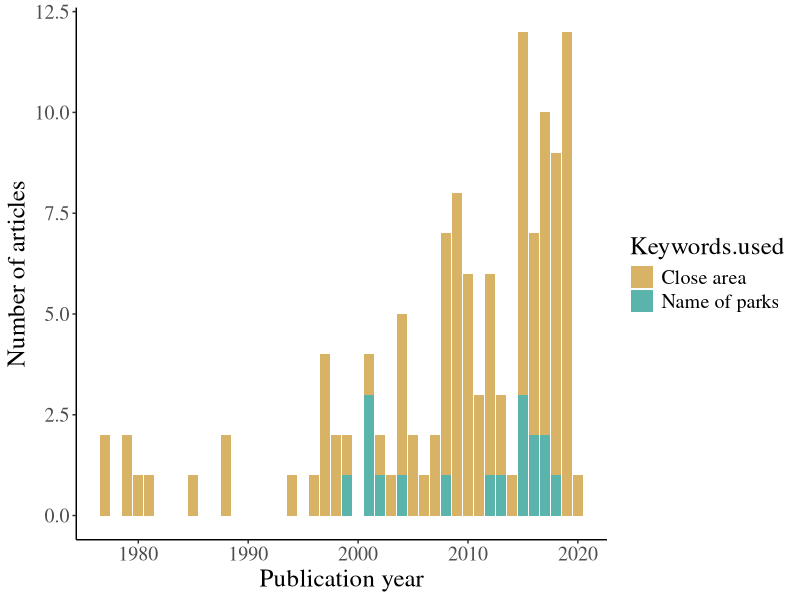
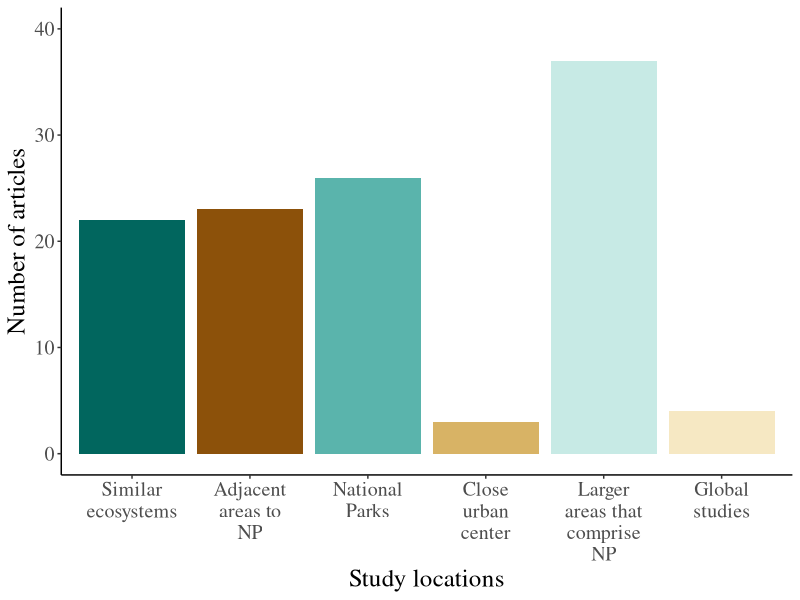
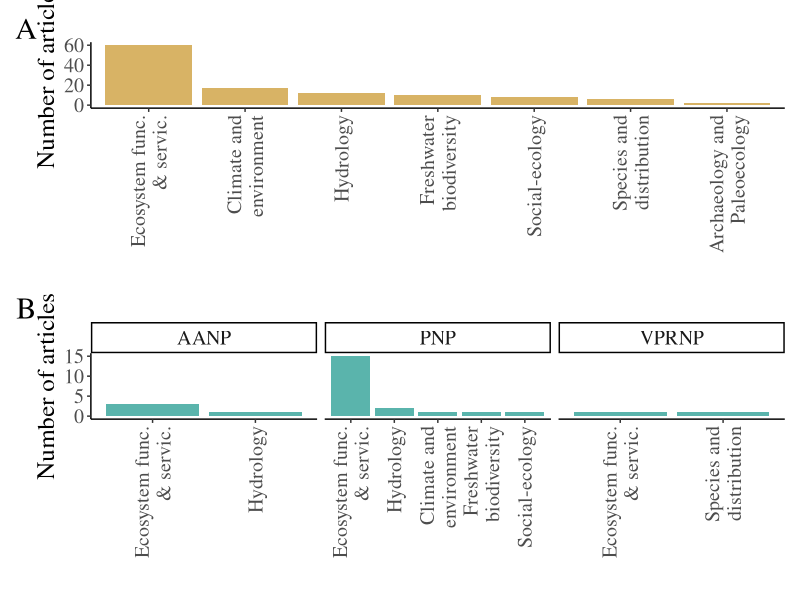
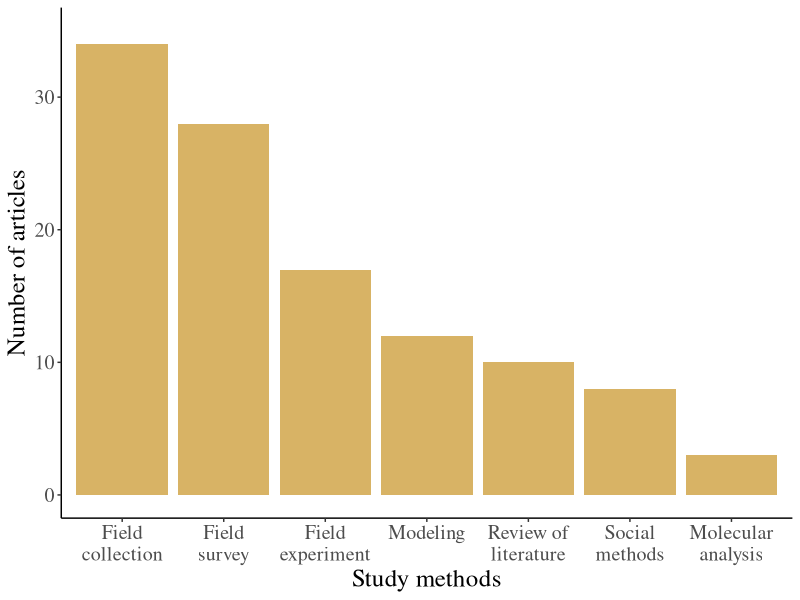
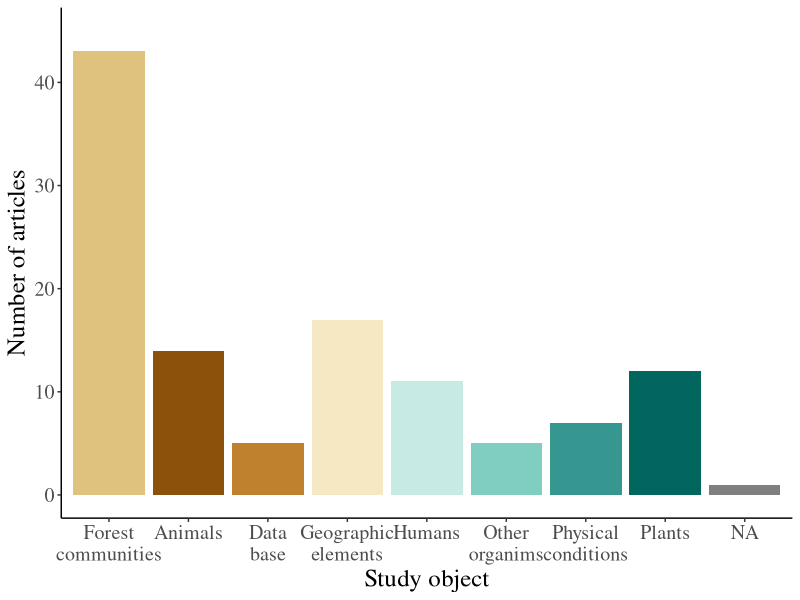
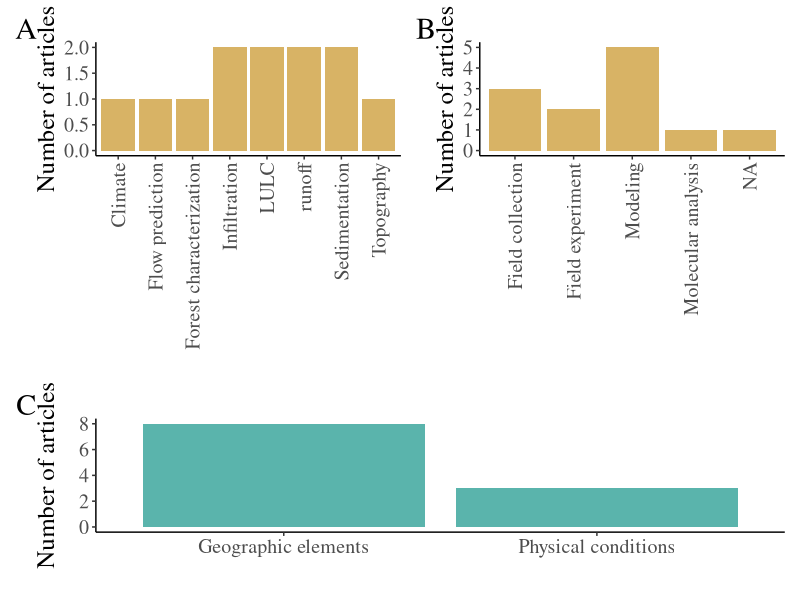
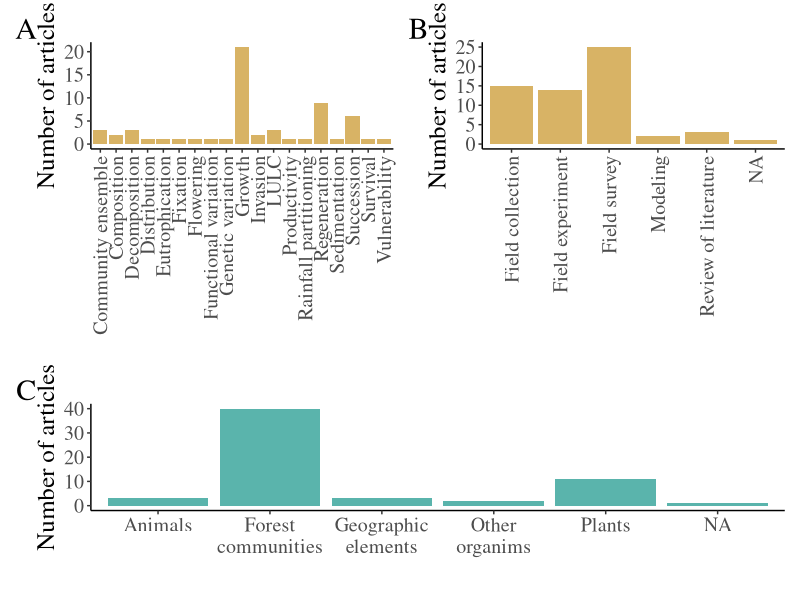
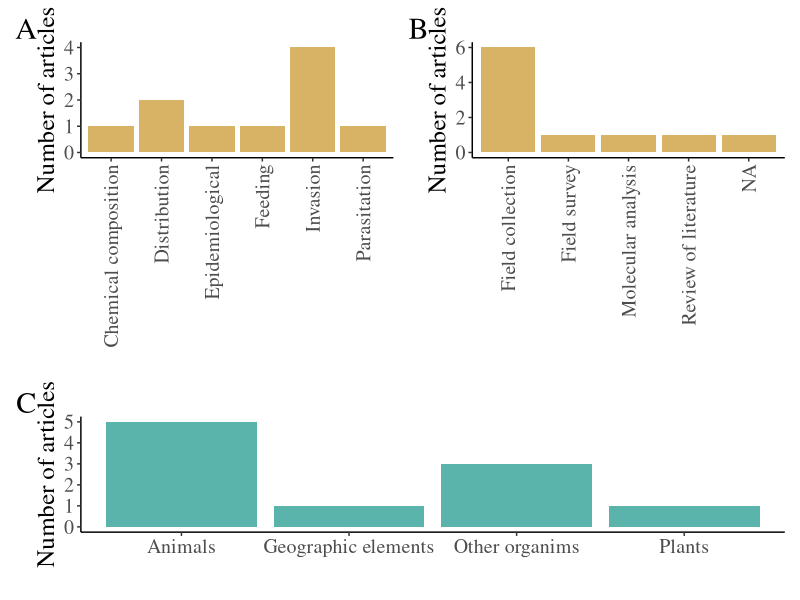

Reproduce these figures in R, in order.
## ---- chunk 1
knitr::opts_chunk$set(echo = FALSE, comment=FALSE, message=FALSE, warning=FALSE)
library(tidyverse)
library(patchwork)
library(ggplot2)
library(kableExtra)
## ---- chunk 2
DF <- read_csv("WebScience_Ref.csv")
colnames(DF) <- make.names(colnames(DF))
## ---- chunk 3
LosLagos <-read_csv("PACL_LL.csv")
## ---- chunk 4
Process <- DF$Process %>% unique() %>% sort() 
kable(Process, booktabs = T, caption = "Processes mentioned in studies")
## ---- chunk 5
Pub_year <-ggplot(DF) + geom_bar(aes(x = Publication.Year, fill=Keywords.used))+  labs(y="Number of articles", x="Publication year")  + theme_classic()+   theme(text=element_text(size=18,  family="Times"))+ scale_fill_manual(values = c('#d8b365','#5ab4ac'))
Pub_year
## ---- chunk 6
DF_Location <- DF %>%  group_by(Study.location) %>% summarise(n = n()) %>% ungroup() %>% dplyr::filter(!is.na(Study.location)) %>% 
  mutate(Study.location=fct_reorder(Study.location, -n))

DF_Location2 <- DF_Location %>% 
  mutate(Study.zone= case_when(Study.location %in% c("PNP", "AANP", "VPRNP")~"National Parks", 
                               Study.location %in% c("Adjacent to PNP", "Adjacent to AANP", "Adjacent to VPRNP")~"Adjacent areas to NP", 
                               Study.location %in% c("Andes of Los Rios Region", "Neuquen, Argentina", "Argentinian andes")~"Similar ecosystems", 
                               Study.location %in% c("Los Lagos Region", "2 regions","3 regions", "4 regions", "5 regions", "More than 5 regions")~"Larger areas that comprise NP", 
                               Study.location %in% c("Chile", "Chile and Argentina")~"Global studies",
                               Study.location %in% c("Valdivia")~"Close urban center")) %>%
  mutate(Study.zone= str_wrap(Study.zone, 10))
                                
Location2 <-ggplot(DF_Location2, aes(x = fct_reorder(Study.zone,n, .desc=TRUE), y = n, group = Study.location)) + geom_col(aes(fill=Study.zone), position="stack") + labs(y="Number of articles", x="Study locations")  + theme_classic()+ ylim(c(0,40))+theme(legend.position = "none")+ scale_fill_manual(values= c('#8c510a','#d8b365','#f6e8c3','#c7eae5','#5ab4ac','#01665e')) + theme(text=element_text(size=18,  family="Times"), axis.text.x = element_text(angle = 0, vjust = 1, hjust=0.5))
Location2
## ---- chunk 7
DF <- DF %>% 
  mutate(Area.of.study2= case_when(Area.of.study %in% c("Arqueological","Paleoecology" )~"Archaeology and Paleoecology",
                                          Area.of.study %in% c("Climate","Environmental conditions", "Seismiology" )~ "Climate and environment",
                                          Area.of.study %in% c("Biogeography","Species", "Exotic species" )~ "Species and distribution",
                                          Area.of.study %in%  "Ecosystem functioning and services" ~ "Ecosystem func. & servic.",
                                          Area.of.study %in% "Freshwater biodiversity" ~ "Freshwater biodiversity",
                                          Area.of.study %in% "Hydrology" ~ "Hydrology",
                                          Area.of.study %in% "Social-ecological" ~ "Social-ecology")) 
DF_Area <- DF%>% 
  mutate(Area.of.study2= str_wrap(Area.of.study2, 15)) %>% 
  group_by(Area.of.study2) %>% summarise(n = n()) %>% ungroup() %>%
   dplyr::filter(!is.na(Area.of.study2))

p1 <-ggplot(DF_Area) + geom_col(aes(x = fct_reorder(Area.of.study2, desc(n)), y=n), fill="#d8b365") +labs(y="Number of articles", x=" ")  + theme_classic()+   theme(text=element_text(size=18,  family="Times"))+ theme(axis.text.x = element_text(angle =90, vjust = 0.5, hjust=1)) 


DF_Area2 <- DF %>% dplyr::filter(Study.location %in% c("PNP", "VPRNP", "AANP")) %>% 
   mutate(Area.of.study2= case_when(Area.of.study %in% c("Arqueological","Paleoecology" )~"Archaeology and Paleoecology",
                                          Area.of.study %in% c("Climate","Environmental conditions", "Seismiology" )~ "Climate and environment",
                                          Area.of.study %in% c("Biogeography","Species", "Exotic species" )~ "Species and distribution",
                                          Area.of.study %in%  "Ecosystem functioning and services" ~ "Ecosystem func. & servic.",
                                          Area.of.study %in% "Freshwater biodiversity" ~ "Freshwater biodiversity",
                                          Area.of.study %in% "Hydrology" ~ "Hydrology",
                                          Area.of.study %in% "Social-ecological" ~ "Social-ecology")) %>% 
  mutate(Area.of.study2= str_wrap(Area.of.study2, 15)) %>% 
  group_by(Area.of.study2, Study.location) %>% summarise(n = n()) %>% ungroup() %>%
   dplyr::filter(!is.na(Area.of.study2))
  

p2 <- ggplot(DF_Area2) + geom_col(aes(x = fct_reorder(Area.of.study2, desc(n)), y=n), fill="#5ab4ac") +labs(y="Number of articles", x=" ")  + theme_classic()+   theme(text=element_text(size=18,  family="Times"))+ theme(axis.text.x = element_text(angle = 90, vjust = 0.5, hjust=1)) + facet_wrap(~Study.location, scales="free_x")

p1/p2+ plot_annotation(tag_levels = 'A')
## ---- chunk 8
DF <- DF %>% 
  mutate(General_methods= case_when(
    Methodology %in% c("Field collection", "dendrochronology", "Electric fishing")~"Field collection",  
    Methodology %in% c("Field survey", "Sampling stations")~"Field survey", 
    Methodology %in% c("Field experiment", "Transplant experiment", "Seedling experiment", "Stratigraphy")~"Field experiment", 
    Methodology %in% c("Communicational strategy", "Discussion", "Quantitative and qualitative methods", "Survey", "Interview")~"Social methods", 
    Methodology %in% c("Correlations","Modeling", "Multivariate model", "Remote sensing","Simulations", "spatially explicit model")~"Modeling", 
    Methodology %in% c("Chile", "Chile and Argentina")~"Global studies",
    Methodology %in% c("Isotopes","Genetic analysis", "Reconstruction of mtDNA")~"Molecular analysis",
    Methodology %in% c("Review of literature")~"Review of literature"))

DF_Methodology2 <- DF %>%  group_by(General_methods) %>% summarise(n = n()) %>% ungroup() %>% dplyr::filter(!is.na(General_methods)) %>% mutate(General_methods=fct_reorder(General_methods, -n)) %>% mutate(General_methods= str_wrap(General_methods, 10))

p2 <-ggplot(DF_Methodology2, aes(x = fct_reorder(General_methods, n, .desc=TRUE), y = n)) + geom_col(position="dodge", fill="#d8b365") + labs(y="Number of articles", x="Study methods")  + theme_classic()+ ylim(c(0,35))+theme(legend.position = "none") + theme(text=element_text(size=18,  family="Times"), axis.text.x = element_text(angle = 0, vjust = 1, hjust=0.5)) 
  
p2


## ---- chunk 9
DF <- DF %>% 
  mutate(General_object = case_when(
    Study.object %in% c("Household combution","People",  "Urban areas")~"Humans",  
    
    Study.object %in% c("Aegorhinus",  "Bird species", "Craspedacusta", "Crustacean", "Dromiciops","Fishes","Herpetofauna", "Salmonids", "Liolaemus", "Wild boar", "Woodwasp")~"Animals",
    
    Study.object %in% c("Cyanobacteria","Didymosphenia",  "Lichen", "Protozoa")~"Other organims",
    
    Study.object %in% c("Aquatic plants", "Chusquea","Embothrium","Ferns", "Native vegetation", "Pollen", "Proteaceae", "Sarmienta" )~"Plants",
    
    Study.object %in% c("Austrocedrus" ,"F. cupressoides", "Forest","Native forest", "Evergreen trees", "Nothofagus", "Coihue-Rauli-Tepa")~"Forest communities",
    
    Study.object %in% c("Basins", "Groundwater Storage", "Lakes", "runoff", "Soil","Streams", "watershed", "Regional subdivision")~"Geographic elements", 
    
    Study.object %in% c("Fires","Particulate matter","Precipitation", "Rock art")~"Physical conditions",
    Study.object %in% c("Database records", "Spatial proyection", "Temperature records", "Fire database")~"Data base"))

DF_object <- DF %>%  group_by(General_object, Study.object) %>% summarise(n = n()) %>% ungroup()   %>%
    mutate(General_object= str_wrap(General_object, 8)) %>% dplyr::filter(!is.na(Study.object))  

p1 <-ggplot(DF_object, aes(x = fct_reorder(General_object, n, .desc=TRUE), y = n, group = Study.object)) + geom_col(aes(fill=General_object), position="stack") + #geom_text(aes(label =Study.object), size=4, position=position_dodge(0.9), angle=90,vjust=0.5, hjust=-0.04 ) +
labs(y="Number of articles", x="Study object")  + theme_classic()+ ylim(c(0,45))+theme(legend.position = "none")+ scale_fill_brewer(palette = "Dark2") + theme(text=element_text(size=18,  family="Times"), axis.text.x = element_text(angle =0 , vjust = 1, hjust=0.5))+
  scale_fill_manual(values = c('#8c510a','#bf812d','#dfc27d','#f6e8c3','#c7eae5','#80cdc1','#35978f','#01665e'))

p1

## ---- chunk 10
DF1 <- DF %>% 
  mutate(`General object` = case_when(
    Study.object %in% c("Household combution","People",  "Urban areas")~"Humans",  
    
    Study.object %in% c("Aegorhinus",  "Bird species", "Craspedacusta", "Crustacean", "Dromiciops","Fishes","Herpetofauna", "Salmonids", "Liolaemus", "Wild boar", "Woodwasp")~"Animals",
    
    Study.object %in% c("Cyanobacteria","Didymosphenia",  "Lichen", "Protozoa")~"Other organims",
    
    Study.object %in% c("Aquatic plants", "Chusquea","Embothrium","Ferns" , "Native vegetation", "Pollen", "Proteaceae", "Sarmienta" )~"Plants",
    
    Study.object %in% c("Austrocedrus","Coihue-Rauli-Tepa forest" ,"F. cupressoides", "Forest","Native forest", "Evergreen trees", "Nothofagus", "Coihue-Rauli-Tepa")~"Forest communities",
    
    Study.object %in% c("Basins", "Groundwater Storage", "Lakes", "runoff", "Soil","Streams", "watershed", "Regional subdivision")~"Geographic elements", 
    
    Study.object %in% c("Fires","Particulate matter","Precipitation", "Rock art")~"Physical conditions",
    Study.object %in% c("Database records", "Spatial proyection", "Temperature records", "Fire database")~"Data bases"
    ))
  
 DF_objectTable <- DF1 %>%  
  group_by(`General object`, Study.object) %>% summarise(n = n()) %>% ungroup() %>% dplyr::filter(!is.na(Study.object)) %>%
  rename(`Study object`=Study.object, `No of articles`=n) %>% 
  select(`General object`, `Study object`, `No of articles`)


kable(DF_objectTable, booktabs = T, caption = "Study objects in detail", align = "l") %>% 
  collapse_rows(columns = 1, latex_hline = "major", valign = "middle")
  

## ---- chunk 11
DF_Hydro <- DF %>%  group_by(Area.of.study2, Process, General_methods, General_object) %>% summarise(n = n()) %>% ungroup() %>%
  dplyr::filter(Area.of.study2== "Hydrology") #%>% dplyr::filter(!is.na(General_methods))

Hydro1 <- ggplot(DF_Hydro) + geom_col(aes(x = Process, y=n), fill="#d8b365") +labs(y="Number of articles", x=" ")  + theme_classic()+   theme(text=element_text(size=18,  family="Times"))+ theme(axis.text.x = element_text(angle = 90, vjust = 0.5, hjust=1)) 
Hydro2 <- ggplot(DF_Hydro) + geom_col(aes(x = General_methods, y=n), fill="#d8b365") +labs(y="Number of articles", x=" ")  + theme_classic()+   theme(text=element_text(size=18,  family="Times"))+ theme(axis.text.x = element_text(angle = 90, vjust = 0.5, hjust=1)) 
Hydro3 <- ggplot(DF_Hydro) + geom_col(aes(x = General_object, y=n), fill="#5ab4ac") +labs(y="Number of articles", x=" ")  + theme_classic()+   theme(text=element_text(size=18,  family="Times"))+ theme(axis.text.x = element_text(angle = 0, vjust = 1, hjust=0.5)) + ylim(c(0,8))
(Hydro1 + Hydro2)/Hydro3 + plot_annotation(tag_levels = 'A')
## ---- chunk 12
DF_Ecosys <- DF %>%  group_by(Area.of.study2, Process, General_methods, General_object) %>% summarise(n = n()) %>% ungroup() %>%
  dplyr::filter(Area.of.study2== "Ecosystem func. & servic.") %>% mutate(General_object= str_wrap(General_object,10)) 
#%>% dplyr::filter(!is.na(Area.of.study))

Ecosys1 <- ggplot(DF_Ecosys) + geom_col(aes(x = Process, y=n), fill="#d8b365") +labs(y="Number of articles", x=" ")  + theme_classic()+   theme(text=element_text(size=18,  family="Times"))+ theme(axis.text.x = element_text(angle = 90, vjust = 0.5, hjust=1)) 
Ecosys2 <- ggplot(DF_Ecosys) + geom_col(aes(x = General_methods, y=n), fill="#d8b365") +labs(y="Number of articles", x=" ")  + theme_classic()+   theme(text=element_text(size=18,  family="Times"))+ theme(axis.text.x = element_text(angle = 90, vjust = 0.5, hjust=1)) 
Ecosys3 <- ggplot(DF_Ecosys) + geom_col(aes(x = General_object, y=n), fill="#5ab4ac") +labs(y="Number of articles", x=" ")  + theme_classic()+   theme(text=element_text(size=18,  family="Times"))+ theme(axis.text.x = element_text(angle = 0, vjust = 1, hjust=0.5)) 
(Ecosys1 + Ecosys2)/Ecosys3 + plot_annotation(tag_levels = 'A')
## ---- chunk 13
DF_Fresh <- DF %>%  group_by(Area.of.study2, Process, General_methods, General_object) %>% summarise(n = n()) %>% ungroup() %>%
  dplyr::filter(Area.of.study2== "Freshwater biodiversity") %>% mutate(Process= str_wrap(Process, 20))
# %>% dplyr::filter(!is.na(Area.of.study))

Fresh1 <- ggplot(DF_Fresh) + geom_col(aes(x = Process, y=n), fill="#d8b365") +labs(y="Number of articles", x=" ")  + theme_classic()+   theme(text=element_text(size=18,  family="Times"))+ theme(axis.text.x = element_text(angle = 90, vjust = 0.5, hjust=1)) 
Fresh2 <- ggplot(DF_Fresh) + geom_col(aes(x = General_methods, y=n), fill="#d8b365") +labs(y="Number of articles", x=" ")  + theme_classic()+   theme(text=element_text(size=18,  family="Times"))+ theme(axis.text.x = element_text(angle = 90, vjust = 0.5, hjust=1)) 
Fresh3 <- ggplot(DF_Fresh) + geom_col(aes(x = General_object, y=n), fill="#5ab4ac") +labs(y="Number of articles", x=" ")  + theme_classic()+   theme(text=element_text(size=18,  family="Times"))+ theme(axis.text.x = element_text(angle = 0, vjust = 1, hjust=0.5)) 
(Fresh1 + Fresh2)/Fresh3 + plot_annotation(tag_levels = 'A')
## ---- chunk 14
DF_Social <- DF %>%  group_by(Area.of.study2, Process, General_methods, General_object) %>% summarise(n = n()) %>% ungroup() %>%
  dplyr::filter(Area.of.study2== "Social-ecology") %>% mutate(Process= str_wrap(Process, 20)) %>% mutate(General_methods= str_wrap(General_methods, 15)) 
  
#%>% mutate(Area.of.study= str_wrap(Area.of.study, 24)) %>% dplyr::filter(!is.na(Area.of.study))

Social1 <- ggplot(DF_Social) + geom_col(aes(x = Process, y=n), fill="#d8b365") +labs(y="Number of articles", x=" ")  + theme_classic()+   theme(text=element_text(size=18,  family="Times"))+ theme(axis.text.x = element_text(angle = 90, vjust = 0.5, hjust=1)) 
Social2 <- ggplot(DF_Social) + geom_col(aes(x = General_methods, y=n), fill="#d8b365") +labs(y="Number of articles", x=" ")  + theme_classic()+   theme(text=element_text(size=18,  family="Times"))+ theme(axis.text.x = element_text(angle = 90, vjust = 0.5, hjust=1)) 
Social3 <- ggplot(DF_Social) + geom_col(aes(x = General_object, y=n), fill="#5ab4ac") +labs(y="Number of articles", x=" ")  + theme_classic()+   theme(text=element_text(size=18,  family="Times"))+ theme(axis.text.x = element_text(angle = 0, vjust = 1, hjust=0.5)) 
(Social1 + Social2)/Social3 + plot_annotation(tag_levels = 'A')
## ---- chunk 15
DF_Climate <- DF %>%  group_by(Area.of.study2, Process, General_methods, General_object) %>% summarise(n = n()) %>% ungroup() %>%
  dplyr::filter(Area.of.study2== "Climate and environment") %>% mutate(Process= str_wrap(Process, 20)) %>% mutate(General_methods= str_wrap(General_methods, 15)) 
  
Climate1 <- ggplot(DF_Climate) + geom_col(aes(x = Process, y=n), fill="#d8b365") +labs(y="Number of articles", x=" ")  + theme_classic()+   theme(text=element_text(size=18,  family="Times"))+ theme(axis.text.x = element_text(angle = 90, vjust = 0.5, hjust=1)) 
Climate2 <- ggplot(DF_Climate) + geom_col(aes(x = General_methods, y=n), fill="#d8b365") +labs(y="Number of articles", x=" ")  + theme_classic()+   theme(text=element_text(size=18,  family="Times"))+ theme(axis.text.x = element_text(angle = 90, vjust = 0.5, hjust=1)) +ylim(0,7)
Climate3 <- ggplot(DF_Climate) + geom_col(aes(x = General_object, y=n), fill="#5ab4ac") +labs(y="Number of articles", x=" ")  + theme_classic()+   theme(text=element_text(size=18,  family="Times"))+ theme(axis.text.x = element_text(angle = 0, vjust = 1, hjust=0.5)) 
(Climate1 + Climate2)/Climate3 + plot_annotation(tag_levels = 'A')
## ---- chunk 16
DF_Species <- DF %>%  group_by(Area.of.study2, Process, General_methods, General_object) %>% summarise(n = n()) %>% ungroup() %>%
  dplyr::filter(Area.of.study2== "Species and distribution") %>% mutate(Process= str_wrap(Process, 20)) %>% mutate(General_methods= str_wrap(General_methods, 15)) 
  
Species1 <- ggplot(DF_Species) + geom_col(aes(x = Process, y=n), fill="#d8b365") +labs(y="Number of articles", x=" ")  + theme_classic()+   theme(text=element_text(size=18,  family="Times"))+ theme(axis.text.x = element_text(angle = 90, vjust = 0.5, hjust=1)) 
Species2 <- ggplot(DF_Species) + geom_col(aes(x = General_methods, y=n), fill="#d8b365") +labs(y="Number of articles", x=" ")  + theme_classic()+   theme(text=element_text(size=18,  family="Times"))+ theme(axis.text.x = element_text(angle = 90, vjust = 0.5, hjust=1)) +ylim(0,3)
Species3 <- ggplot(DF_Species) + geom_col(aes(x = General_object, y=n), fill="#5ab4ac") +labs(y="Number of articles", x=" ")  + theme_classic()+   theme(text=element_text(size=18,  family="Times"))+ theme(axis.text.x = element_text(angle = 0, vjust = 1, hjust=0.5)) 
#(Species1 + Species2)/Species3 + plot_annotation(tag_levels = 'A')
## ---- chunk 17
DF_Paleo <- DF %>%  group_by(Area.of.study2, Process, General_methods, General_object) %>% summarise(n = n()) %>% ungroup() %>%
  dplyr::filter(Area.of.study2== "Archaeology and Paleoecology") %>% mutate(Process= str_wrap(Process, 20)) %>% mutate(General_methods= str_wrap(General_methods, 15)) 
  
Paleo1 <- ggplot(DF_Paleo) + geom_col(aes(x = Process, y=n), fill="#d8b365") +labs(y="Number of articles", x=" ")  + theme_classic()+   theme(text=element_text(size=18,  family="Times"))+ theme(axis.text.x = element_text(angle = 90, vjust = 0.5, hjust=1)) 
Paleo2 <- ggplot(DF_Paleo) + geom_col(aes(x = General_methods, y=n), fill="#d8b365") +labs(y="Number of articles", x=" ")  + theme_classic()+   theme(text=element_text(size=18,  family="Times"))+ theme(axis.text.x = element_text(angle = 90, vjust = 0.5, hjust=1)) +ylim(0,1)
Paleo3 <- ggplot(DF_Paleo) + geom_col(aes(x = General_object, y=n), fill="#5ab4ac") +labs(y="Number of articles", x=" ")  + theme_classic()+   theme(text=element_text(size=18,  family="Times"))+ theme(axis.text.x = element_text(angle = 0, vjust = 1, hjust=0.5)) 
#(Paleo1 + Paleo2)/Paleo3 + plot_annotation(tag_levels = 'A')
